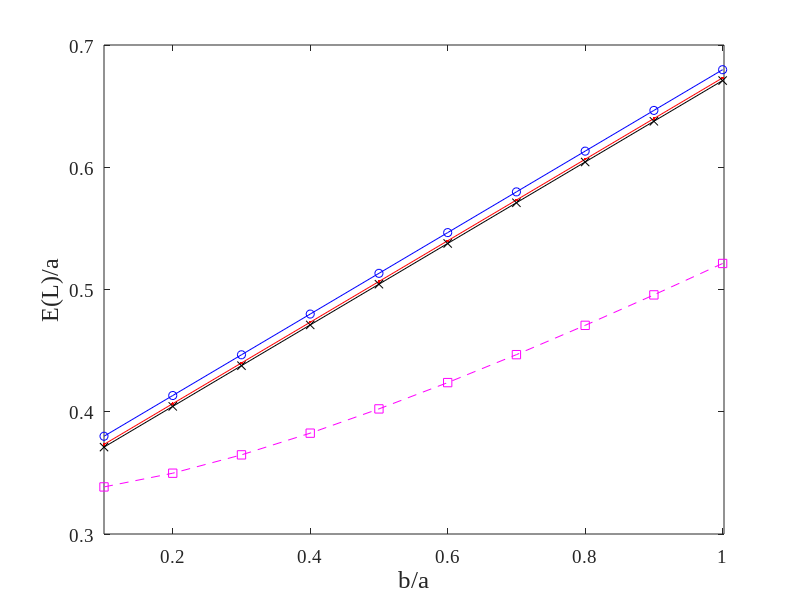

Write the MATLAB code that produced this figure. (Note: this script raises an error after producing the figure.)

    fs = 16;
    fn = 'Times New Roman';

%    j=1;
%    for i = 0.1:0.1:1
%        x(j) = i;
%        y(j) = 1/3 + i/3;
%        j = j+1;
%    end
%    plot(x,y,'-k');
% Four Curve for CitySec x1(1,:) to y1(4,:)
    k=1;    
   for Na = 50:50:150
    j=1;
    for i = 0.1:0.1:1
        x1(k,j) = i;
        Ns = i* Na;
        y1(k,j) = (1/3)*((Na+1)/Na) + (i/3)*((Ns+1)/Ns);
        j = j+1;        
    end
    k=k+1;
   end
% Graph for RWP E(L)
   k=4;
   j=1;
   for i = 0.1:0.1:1
        x1(k,j) = i;
        t1 = sqrt (1 + 1/(i*i));
        arcosht1 = log (t1 + sqrt (t1*t1 -1) );
        
        t2 = sqrt (1 + i*i);
        arcosht2 = log (t2 + sqrt (t2*t2 -1) );
        
        y1(k,j) =  (1/15) * (1/(i*i) + i*i*i + sqrt (1 + i*i) * (3-i*i- 1/(i*i)) ) + (1/6) * ( i*i*arcosht1 + (1/i)*arcosht2);
        j = j+1;        
    end
   
   %x1(1,:)   
   %x1(2,:)
   %x1(3,:)
   %x1(4,:)

   y1(1,:)
   y1(2,:)
   y1(3,:)
   y1(4,:)

   
  
   
    plot(x1(1,:),y1(1,:),'-bo');
    hold all; 
       axis([0.1, 1.002, 0.3, 0.7002]);
       
 %  plot(x1(2,:),y1(2,:),'-gd');
   plot(x1(2,:),y1(2,:),'-r.');
   plot(x1(3,:),y1(3,:),'-kx');
   plot(x1(4,:),y1(4,:),'--ms');
   
   %---------------------------------------       
     fs = 14;
    fn = 'Times New Roman';
    set(gca,'FontSize',fs,'FontName',fn);    
    
    fs = 18;
    ylabel('E(L)/a','FontSize',17,'FontName',fn);
    xlabel({'b/a'},'FontSize',fs,'FontName',fn);
   
    fs = 14;
     h = legend('VMoCS: Na = 50','VMoCS: Na = 100','VMoCS: Na = 150', 'RWP',0);
    set(h,'FontSize',fs,'FontName',fn,'Location','Best');
          
        